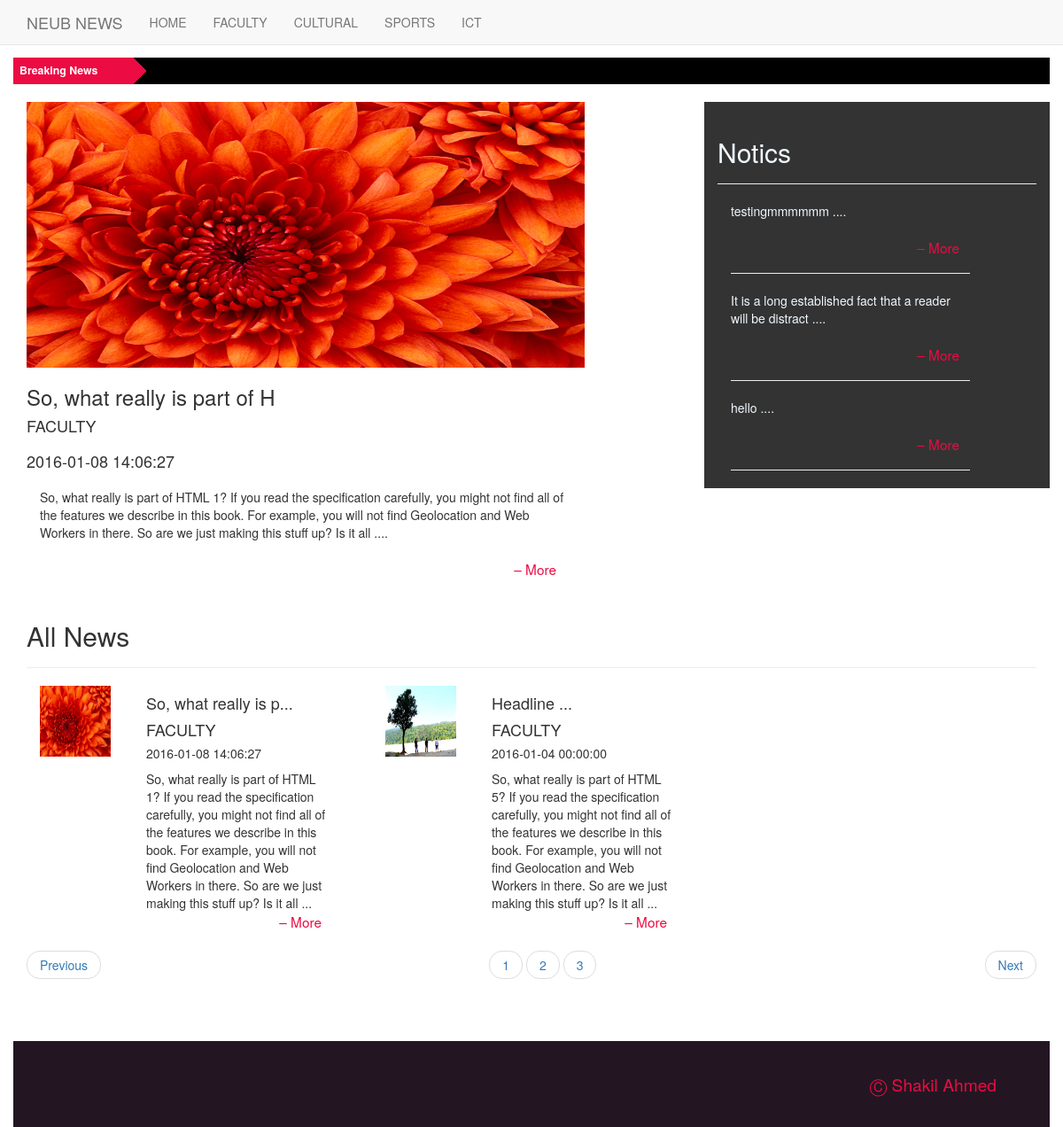
The page /facutti.php on the database its author committed.
### tables this page shows
CREATE TABLE IF NOT EXISTS `all_news` (
`id` int(11) NOT NULL,
  `news_title` varchar(255) NOT NULL,
  `description` text NOT NULL,
  `cat_id` int(11) NOT NULL,
  `images` varchar(255) NOT NULL,
  `type_id` int(11) NOT NULL,
  `date` datetime NOT NULL
);

CREATE TABLE IF NOT EXISTS `category` (
`cat_id` int(11) NOT NULL,
  `cat_name` varchar(255) NOT NULL
);

CREATE TABLE IF NOT EXISTS `notices` (
`id` int(11) NOT NULL,
  `note` text NOT NULL,
  `notices_time` datetime NOT NULL
);

### facutti.php (the view, shortened to what this page needs)
<!DOCTYPE html>
<html lang="en">
  <head>
    <link href="css/bootstrap.min.css" rel="stylesheet">
    <link href="css/custom.css" rel="stylesheet">
	  <link rel="stylesheet" type="text/css" href="css/ticker.css">
  </head>
  <body>
  <?php include 'header.php'; ?>
		<div class="container-fluid custom-ticker">
			    <div class="ticker-container">
				  <div class="ticker-caption">
					<p>Breaking News</p>
				  </div>
				  <ul>
				    	<?php
			$breaking = mysql_query("SELECT * FROM all_news ORDER BY `id` DESC LIMIT 0,10");
			while($bnews = mysql_fetch_array($breaking))
			{
				$bdes = $bnews['description'];
				$new_b_des = substr($bdes,0,36);
			?>
					<div>
					  <li><span> <?php echo $new_b_des; ?> &ndash; <a href="#">read more</a></span></li>
					</div>
					<?php
			}
		?>
				 </ul>
		</div>
		<div class="container head-container">
			<div class="row">
			<?php
				$type_que = mysql_query("select * from category where cat_name = 'FACULTY'");
				$type_query = mysql_fetch_array($type_que);
					$cat_q_id = $type_query['cat_id'];
				$head_query = mysql_query("select * from all_news  where cat_id = '$cat_q_id' ORDER BY `id` ASC");
					while($main_post = mysql_fetch_array($head_query))
					{
						$news_id_main = $main_post['id'];
						$news_title_main = $main_post['news_title'];
						$news_description_main = $main_post['description'];
						$new_news_description_main = substr($news_description_main,0,260);
						$news_cat_id_main = $main_post['cat_id'];
						$main_cat_head =mysql_query("SELECT cat_name FROM category where cat_id = '$news_cat_id_main'");
						$run2 = mysql_fetch_array($main_cat_head);
						$cat_name_main = $run2['cat_name'];
						$news_images_main = $main_post['images'];
						$news_date_main = $main_post['date'];
					}
			?>
				<div class="col-lg-8 col-md-12">
					<img src="upload/<?php echo $news_images_main; ?>" alt="" class="img-responsive" style="width:630px;height:300px" />
						<h3 class="head_h2"><?php echo $news_title_main; ?></h3>
								<h4><?php echo $cat_name_main." </br>";?> <?php echo " </br>".$news_date_main; ?></h4>
						<div class="col-lg-10 col-md-10">
									<p class="">
										<?php echo $new_news_description_main."...."; ?>
										<a href="view.php?id=<?php echo $news_id_main; ?>" class="more"> &ndash; More </a>
									</p>
						</div>
				</div>
				<div class="col-lg-4 col-md-12 custom-notics">
					<div class="page-header">
						<h2>Notics</h2>
					</div>
					<div class="col-lg-10 col-md-12">
					<?php
					$sql = mysql_query("select * from notices ORDER BY `id` DESC LIMIT 0,3 ");$counter = 0;
					$max = 10;
					while($note = mysql_fetch_array($sql) and ($counter < $max) )
					{
						$notics_id = $note['id'];
						$notes = $note['note'];
						$new_notices = substr($notes,0,60);
						?>
						<p>
						<?php echo $new_notices."  ...."; ?>
							<a href="note_view.php?id=<?php echo $notics_id; ?>" class="more"> &ndash; More </a>
							<hr />
						</p>
					<?php
					$counter++;
				}
					?>
					</div>
				</div>
			</div>
		</div>
		<div class="container">
			<div class="page-header"> <h2>All News </h2> </div>
				<div class="row">
			<?php
				$per_page = 6;
				if(isset($_GET['page'])){
					$page = $_GET['page'];
				}else{
					$page =1;
				}
			$start_from =( $page - 1) * $per_page;
			?>
		<?php
			$allnews = mysql_query("SELECT * FROM all_news where cat_id= '$news_cat_id_main' ORDER BY `id` DESC LIMIT $start_from , $per_page");
			while($news = mysql_fetch_array($allnews))
			{
				$id=$news['id'];
				$news_title = $news['news_title'];
				$new_tit = substr($news_title,0,20);
				$des = $news['description'];
				$cat_id = $news['cat_id'];
				$images = $news['images'];
				$date = $news['date'];
				$new_des = substr($des,0,260);
				$query1 =mysql_query("SELECT cat_name FROM category where cat_id = '$cat_id'");
						$run1 = mysql_fetch_array($query1);
						$cat_name = $run1['cat_name'];
		?>
		<div class="col-lg-4 col-md-6">
			<div class="col-lg-4 col-md-6">
				<img src="upload/<?php echo $images; ?>" alt="" class="mg-responsive" style="width:80px;height:80px"/>
			</div>
			<div class="col-lg-8 col-md-6">
			<h4> <?php echo $new_tit."..." ;?>  </h4>
			<h4> <?php echo $cat_name; ?>  </h4>
			<h5> <?php echo $date ;?>  </h5>
				<p>
					<?php echo $new_des."..."; ?>
					<br />
					<a href="view.php?id=<?php echo $id; ?>" class="more"> &ndash; More </a>
				</p>
			</div>
		</div>
			<?php
				}
			?>
			<div class="col-lg-12 col-md-12">
			<?php
			$ii =1;
				$page_query  = mysql_query("SELECT * FROM all_news");
				$total_rows  = mysql_num_rows($page_query);
				$total_pages = ceil($total_rows/$per_page);
			?>
			 <ul class="pager">
			 	<li class="previous"><a href="facutti.php?page=1">Previous</a></li>
				<?php
					for($ii <= 1; $ii <= $total_pages ; $ii++){
				?>   <li><a href="facutti.php?page=<?php echo $ii ?>"> <?php echo $ii ?> </a></li>
				<?php
					}
				?>
				<li class="next"><a  href="facutti.php?page=<?php echo $total_pages ?>">Next</a></li>
			</ul>
			</div>
			</div>
		</div>
		<div class="container-fluid custom-footer">
			 <p>&#9400 Shakil Ahmed</p>
		</div>
  </body>
</html>

### header.php (shortened to what this page needs)
<!DOCTYPE html>
<html lang="en">
  <head>
    <link href="css/bootstrap.min.css" rel="stylesheet">
    <link href="css/custom.css" rel="stylesheet">
	  <link rel="stylesheet" type="text/css" href="css/ticker.css">
		  <nav class="navbar navbar-fixed-top navbar-default custom-nav">
		  <div class="container">
			<div class="navbar-header">
			  <a class="navbar-brand" href="index.php">NEUB NEWS</a>
			</div>
			<div id="navbar" class="collapse navbar-collapse">
			  <ul class="nav navbar-nav">
				<li><a href="index.php">HOME</a></li>
				<li><a href="facutti.php">FACULTY</a></li>
				<li><a href="cultural.php">CULTURAL</a></li>
				<li><a href="sport.php">SPORTS</a></li>
				<li><a href="ict.php">ICT</a></li>
			</ul>
			</div>
		  </div>
		</nav>

### css/custom.css (style rules this page uses)
.custom-ticker { margin-top: 65px; }
.head-container { margin-top: 7px; }
.custom-notics { background-color: #333; color: aliceblue; }
.custom-footer { background-color: #231622; color: #EC0B43; margin-top: 50px; font-size: medium; }
.custom-footer p { margin: 35px 45px 35px 5px; float: right; font-size: 1.2em; }
.more { color: #EC0B43; float: right; font-size: 1.1em; padding-right: 12px; padding-bottom: 2px; }

### css/ticker.css (style rules this page uses)
* { margin: 0; padding: 0; font-family: "Helvetica Neue",Helvetica,Arial,sans-serif; }
.ticker-container { height: 60px; width: 100%; text-align: center; position: relative; overflow: hidden; background-color: rgba(0,0,0,1); color: white; font-size: 1.1em; margin-bottom: 15px; }
.ticker-container .ticker-caption { height: 50%; width: 100%; background-color: #EC0B43; display: table; position: absolute; color: white; font-size: 0.8em; z-index: 1; }
.ticker-container .ticker-caption p { height: inherit; width: inherit; display: table-cell; vertical-align: middle; font-weight: bold; }
.ticker-container ul { list-style: none; padding: 0; height: auto; }
.ticker-container ul div { overflow: hidden; position: absolute; z-index: 0; display: inline; min-width: 100%; left: 0; height: 50%; transition: 4.25s ease-in-out; }
.ticker-container ul div.ticker-active { top: 30px; }
.ticker-container ul div li { padding: 5px 0; }
@media (min-width: 500px) { .ticker-container { height: 30px; text-align: left; } }
@media (min-width: 500px) { .ticker-container .ticker-caption { height: 100%; width: 150px; background: url('../images/ticker-caption-bg.png'); } }
@media (min-width: 500px) { .ticker-container .ticker-caption p { text-align: left; padding-left: 7px; } }
@media (min-width: 500px) { .ticker-container ul { margin-left: 170px; height: 100%; } }
@media (min-width: 500px) { .ticker-container ul div { height: 100%; left: 170px; } }
@media (min-width: 500px) { .ticker-container ul div.ticker-active { top: 0; } }
@media (min-width: 768px) { .ticker-container { margin-bottom: 10px; } }
@media (min-width: 992px) { .ticker-container { margin-bottom: 20px; } }

### rows shown on the page
all_news: images (picture), news_title "So, what really is part of H", date "2016-01-08 14:06:27", description "So, what really is part of HTML 1? If you read the specification carefully, you might not find all of the features we describe in this book. For example, you will not find Geolocation and Web Workers in there. So are we just making this stuff up? Is it all", news_title "So, what really is p", cat.cat_name "FACULTY"
category: cat_name "FACULTY"
notices: note "testingmmmmmm"
notices: note "It is a long established fact that a reader will be distract"
notices: note "hello"
all_news: images (picture), news_title "Headline", cat.cat_name "FACULTY", date "2016-01-04 00:00:00", description "So, what really is part of HTML 5? If you read the specification carefully, you might not find all of the features we describe in this book. For example, you will not find Geolocation and Web Workers in there. So are we just making this stuff up? Is it all"
